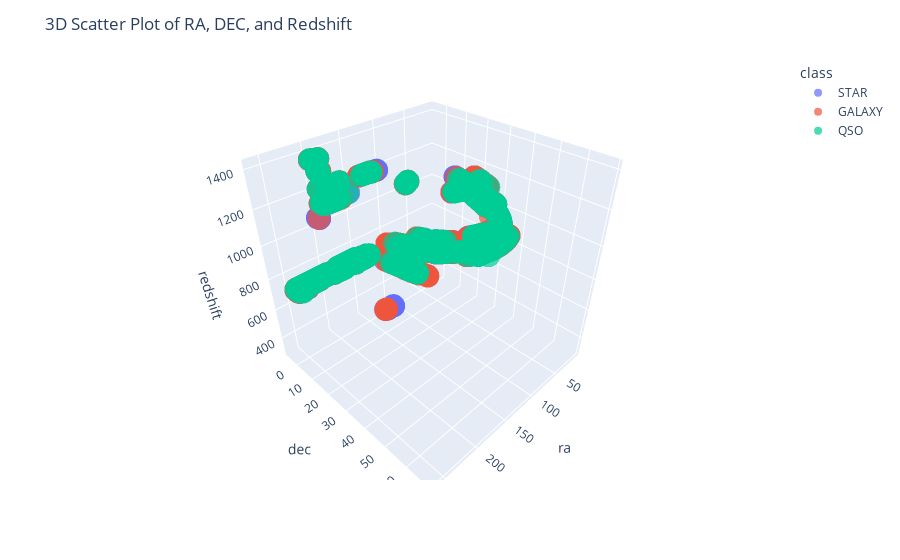

Write notebook code for a chart like this one.
### Code cell
# 3D Scatter Plot of RA, DEC, and Redshift
fig = px.scatter_3d(database_df, x='ra', y='dec', z='redshift', color='class', opacity=0.7)
fig.update_layout(title="3D Scatter Plot of RA, DEC, and Redshift")
fig.show()

### Figure 1 — Plotly figure (JSON) as saved in the notebook; plotly's stock layout.template omitted (floating-point values rounded to 4 significant figures; data arrays with more than 128 entries replaced by an {"elided": "..."} marker saying what was removed)
{"data": [{"hovertemplate": "class=STAR<br>ra=%{x}<br>dec=%{y}<br>redshift=%{z}<extra></extra>", "legendgroup": "STAR", "marker": {"color": "#636efa", "opacity": 0.7, "symbol": "circle"}, "mode": "markers", "name": "STAR", "scene": "scene", "showlegend": true, "type": "scatter3d", "x": {"elided": "4152 float values"}, "y": {"elided": "4152 float values"}, "z": {"elided": "4152 int values"}}, {"hovertemplate": "class=GALAXY<br>ra=%{x}<br>dec=%{y}<br>redshift=%{z}<extra></extra>", "legendgroup": "GALAXY", "marker": {"color": "#EF553B", "opacity": 0.7, "symbol": "circle"}, "mode": "markers", "name": "GALAXY", "scene": "scene", "showlegend": true, "type": "scatter3d", "x": {"elided": "4998 float values"}, "y": {"elided": "4998 float values"}, "z": {"elided": "4998 int values"}}, {"hovertemplate": "class=QSO<br>ra=%{x}<br>dec=%{y}<br>redshift=%{z}<extra></extra>", "legendgroup": "QSO", "marker": {"color": "#00cc96", "opacity": 0.7, "symbol": "circle"}, "mode": "markers", "name": "QSO", "scene": "scene", "showlegend": true, "type": "scatter3d", "x": {"elided": "850 float values"}, "y": {"elided": "850 float values"}, "z": {"elided": "850 int values"}}], "layout": {"legend": {"title": {"text": "class"}, "tracegroupgap": 0}, "margin": {"t": 60}, "scene": {"domain": {"x": [0, 1], "y": [0, 1]}, "xaxis": {"title": {"text": "ra"}}, "yaxis": {"title": {"text": "dec"}}, "zaxis": {"title": {"text": "redshift"}}}, "title": {"text": "3D Scatter Plot of RA, DEC, and Redshift"}}}
